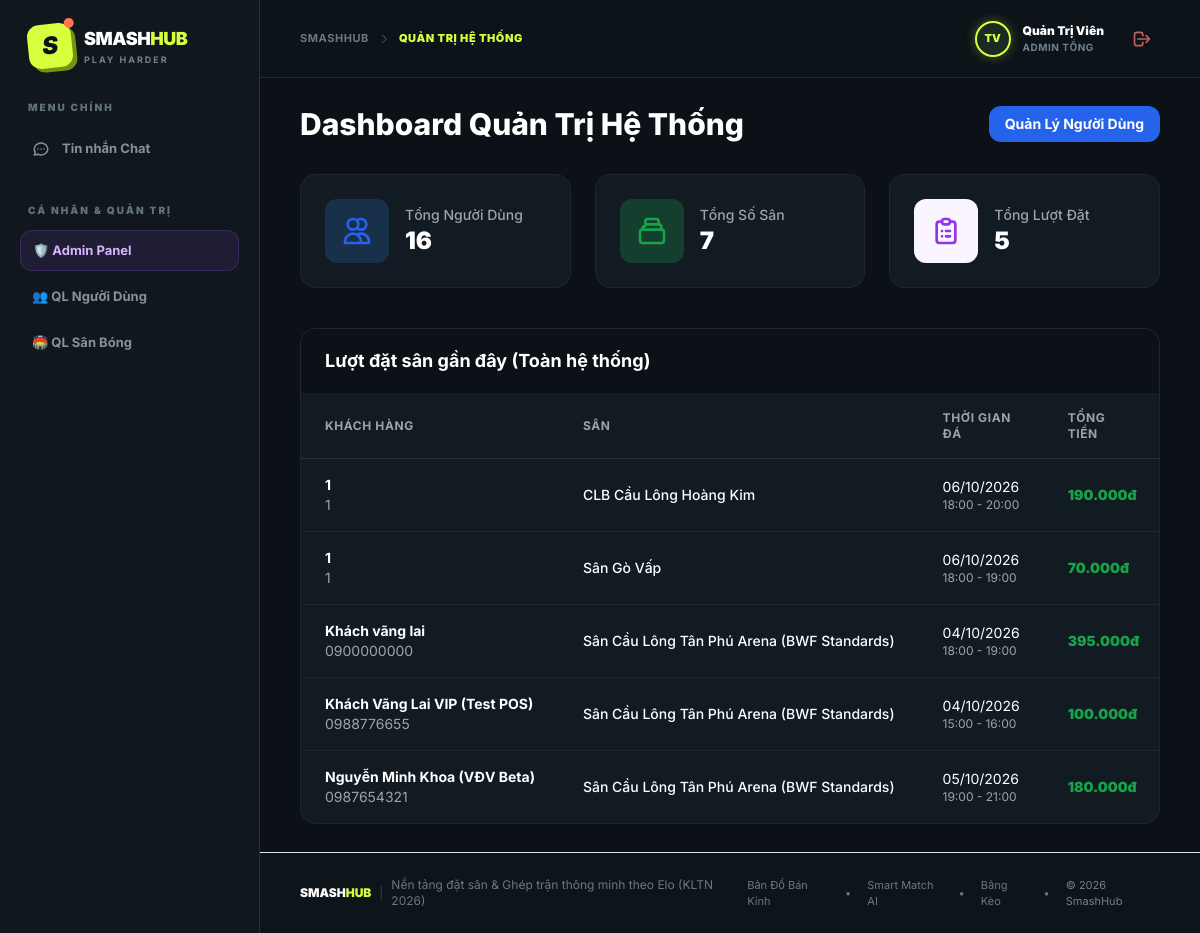
The page /index.php?action=admin_dashboard (signed in) on the database its author committed.
### tables this page shows
CREATE TABLE `bookings` (
  `id` int NOT NULL AUTO_INCREMENT,
  `pitch_id` int NOT NULL,
  `user_id` int DEFAULT NULL,
  `customer_name` varchar(255) NOT NULL,
  `customer_phone` varchar(20) NOT NULL,
  `booking_date` date NOT NULL,
  `start_time` time NOT NULL,
  `end_time` time NOT NULL,
  `total_price` decimal(10,2) NOT NULL,
  `payment_method` varchar(50) DEFAULT 'cash',
  `payment_status` enum('unpaid','deposited','paid') DEFAULT 'unpaid',
  `services_note` text,
  `checkin_code` varchar(20) DEFAULT NULL,
  `status` enum('pending','confirmed','cancelled','completed') DEFAULT 'pending',
  `created_at` timestamp NOT NULL DEFAULT CURRENT_TIMESTAMP,
  `booking_type` enum('online_app','walk_in','fixed_monthly') DEFAULT 'online_app',
  `created_by_user_id` int DEFAULT NULL,
  PRIMARY KEY (`id`),
  KEY `pitch_id` (`pitch_id`),
  KEY `user_id` (`user_id`)
);

CREATE TABLE `pitches` (
  `id` int NOT NULL AUTO_INCREMENT,
  `owner_id` int DEFAULT NULL,
  `name` varchar(255) NOT NULL,
  `location` varchar(255) NOT NULL DEFAULT '',
  `district` varchar(100) DEFAULT '',
  `city` varchar(100) DEFAULT 'TP.HCM',
  `latitude` decimal(10,8) DEFAULT 10.80000000 COMMENT 'Tọa độ vĩ độ GPS',
  `longitude` decimal(11,8) DEFAULT 106.70000000 COMMENT 'Tọa độ kinh độ GPS',
  `type` varchar(50) NOT NULL COMMENT 'Thảm PVC Tiêu Chuẩn BWF, Thảm PVC Yonex, Sân Gỗ Thi Đấu, Thảm Alite',
  `quantity` int NOT NULL DEFAULT 1 COMMENT 'Số lượng sân con trong cụm',
  `price_per_hour` decimal(10,2) NOT NULL,
  `image_url` varchar(255) DEFAULT NULL,
  `description` text,
  `status` enum('active','locked') DEFAULT 'active',
  PRIMARY KEY (`id`)
);

### controllers/AdminController.php (called while the page is built, shortened)
<?php
class AdminController {
    public function dashboard() {
        $database = new Database();
        $db = $database->getConnection();
        $stmt_users = $db->query("SELECT COUNT(*) FROM users");
        $total_users = $stmt_users->fetchColumn();
        $stmt_pitches = $db->query("SELECT COUNT(*) FROM pitches");
        $total_pitches = $stmt_pitches->fetchColumn();
        $stmt_bookings = $db->query("SELECT COUNT(*) FROM bookings");
        $total_bookings = $stmt_bookings->fetchColumn();
        $booking = new Booking($db);
        $stmt_latest = $booking->readAll();
        $bookings = $stmt_latest->fetchAll(PDO::FETCH_ASSOC);
        require_once 'views/layout.php';
    }
}
?>

### models/Booking.php (called while the page is built, shortened)
<?php
class Booking {
    private $conn;
    private $table_name = "bookings";
    public function __construct($db) {
        $this->conn = $db;
        $this->ensureSchema();
    }
    private function ensureSchema() {
        try {
            $cols = $this->conn->query("SHOW COLUMNS FROM " . $this->table_name)->fetchAll(PDO::FETCH_COLUMN);
            if (!in_array('court_number', $cols)) {
                $this->conn->exec("ALTER TABLE " . $this->table_name . " ADD COLUMN court_number INT DEFAULT 1 AFTER pitch_id");
            }
        } catch (Exception $e) {}
    }
    public function readAll() {
        $query = "SELECT b.*, p.name as pitch_name
                  FROM " . $this->table_name . " b
                  LEFT JOIN pitches p ON b.pitch_id = p.id
                  ORDER BY b.created_at DESC";
        $stmt = $this->conn->prepare($query);
        $stmt->execute();
        return $stmt;
    }
}
?>

### views/admin/dashboard.php (the view, shortened to what this page needs)
<div class="max-w-7xl mx-auto">
    <div class="mb-8 flex items-center justify-between">
        <h1 class="text-3xl font-extrabold text-white">Dashboard Quản Trị Hệ Thống</h1>
        <div class="flex space-x-3">
            <a href="index.php?action=admin_users" class="bg-blue-600 hover:bg-blue-700 text-white px-4 py-2 rounded-xl text-sm font-bold shadow-none transition-colors">Quản Lý Người Dùng</a>
        </div>
    </div>
    <div class="grid grid-cols-1 md:grid-cols-3 gap-6 mb-10">
        <div class="bg-[#121b21] rounded-2xl p-6 shadow-none border border-white/5 flex items-center">
            <div class="p-4 rounded-xl bg-blue-500/20 text-blue-600 mr-4">
                <svg class="w-8 h-8" fill="none" stroke="currentColor" viewBox="0 0 24 24"><path stroke-linecap="round" stroke-linejoin="round" stroke-width="2" d="M12 4.354a4 4 0 110 5.292M15 21H3v-1a6 6 0 0112 0v1zm0 0h6v-1a6 6 0 00-9-5.197M13 7a4 4 0 11-8 0 4 4 0 018 0z"></path></svg>
            </div>
            <div>
                <p class="text-sm text-white/60 font-medium">Tổng Người Dùng</p>
                <p class="text-2xl font-black text-white"><?php echo number_format($total_users); ?></p>
            </div>
        </div>
        <div class="bg-[#121b21] rounded-2xl p-6 shadow-none border border-white/5 flex items-center">
            <div class="p-4 rounded-xl bg-green-500/20 text-green-600 mr-4">
                <svg class="w-8 h-8" fill="none" stroke="currentColor" viewBox="0 0 24 24"><path stroke-linecap="round" stroke-linejoin="round" stroke-width="2" d="M19 11H5m14 0a2 2 0 012 2v6a2 2 0 01-2 2H5a2 2 0 01-2-2v-6a2 2 0 012-2m14 0V9a2 2 0 00-2-2M5 11V9a2 2 0 002-2m0 0V5a2 2 0 012-2h6a2 2 0 012 2v2M7 7h10"></path></svg>
            </div>
            <div>
                <p class="text-sm text-white/60 font-medium">Tổng Số Sân</p>
                <p class="text-2xl font-black text-white"><?php echo number_format($total_pitches); ?></p>
            </div>
        </div>
        <div class="bg-[#121b21] rounded-2xl p-6 shadow-none border border-white/5 flex items-center">
            <div class="p-4 rounded-xl bg-purple-50 text-purple-600 mr-4">
            </div>
            <div>
                <p class="text-sm text-white/60 font-medium">Tổng Lượt Đặt</p>
                <p class="text-2xl font-black text-white"><?php echo number_format($total_bookings); ?></p>
            </div>
        </div>
    </div>
    <div class="bg-[#121b21] rounded-2xl shadow-none border border-white/5 overflow-hidden">
        <div class="px-6 py-5 border-b border-white/5 bg-[#0b1116]">
            <h3 class="text-lg leading-6 font-bold text-white">Lượt đặt sân gần đây (Toàn hệ thống)</h3>
        </div>
        <div class="overflow-x-auto">
            <table class="min-w-full divide-y divide-white/10">
                <thead class="bg-[#121b21]">
                    <tr>
                        <th class="px-6 py-4 text-left text-xs font-bold text-white/60 uppercase tracking-wider">Khách Hàng</th>
                        <th class="px-6 py-4 text-left text-xs font-bold text-white/60 uppercase tracking-wider">Sân</th>
                        <th class="px-6 py-4 text-left text-xs font-bold text-white/60 uppercase tracking-wider">Thời Gian Đá</th>
                        <th class="px-6 py-4 text-left text-xs font-bold text-white/60 uppercase tracking-wider">Tổng Tiền</th>
                    </tr>
                </thead>
                <tbody class="bg-[#121b21] divide-y divide-white/5">
                    <?php if(count($bookings) > 0): ?>
                        <?php foreach($bookings as $b): ?>
                        <tr class="hover:bg-[#0b1116] transition-colors">
                            <td class="px-6 py-4 whitespace-nowrap">
                                <div class="text-sm font-bold text-white"><?php echo htmlspecialchars($b['customer_name']); ?></div>
                                <div class="text-sm text-white/60"><?php echo htmlspecialchars($b['customer_phone']); ?></div>
                            </td>
                            <td class="px-6 py-4 whitespace-nowrap">
                                <div class="text-sm font-medium text-white"><?php echo htmlspecialchars($b['pitch_name']); ?></div>
                            </td>
                            <td class="px-6 py-4 whitespace-nowrap">
                                <div class="text-sm text-white"><?php echo date('d/m/Y', strtotime($b['booking_date'])); ?></div>
                                <div class="text-xs text-white/60"><?php echo substr($b['start_time'],0,5); ?> - <?php echo substr($b['end_time'],0,5); ?></div>
                            </td>
                            <td class="px-6 py-4 whitespace-nowrap text-sm font-black text-green-600">
                                <?php echo number_format($b['total_price'], 0, ',', '.'); ?>đ
                            </td>
                        </tr>
                        <?php endforeach; ?>
                    <?php else: ?>
                        <tr><td colspan="5" class="px-6 py-8 text-center text-white/60">Chưa có lượt đặt sân nào.</td></tr>
                    <?php endif; ?>
                </tbody>
            </table>
        </div>
    </div>
</div>

### views/layout.php (style rules this page uses)
body { font-family: 'Inter', -apple-system, BlinkMacSystemFont, "Segoe UI", Roboto, sans-serif; background-color: #0b1116; color: #ffffff; }

### rows shown on the page
bookings: customer_name "1", customer_phone "1", pitch.name "CLB Cầu Lông Hoàng Kim", booking_date "06/10/2026", start_time "18:00", end_time "20:00", total_price "190.000"
bookings: customer_name "1", customer_phone "1", pitch.name "Sân Gò Vấp", booking_date "06/10/2026", start_time "18:00", end_time "19:00", total_price "70.000"
bookings: customer_name "Khách vãng lai", customer_phone "0900000000", pitch.name "Sân Cầu Lông Tân Phú Arena (BWF Standards)", booking_date "04/10/2026", start_time "18:00", end_time "19:00", total_price "395.000"
bookings: customer_name "Khách Vãng Lai VIP (Test POS)", customer_phone "0988776655", pitch.name "Sân Cầu Lông Tân Phú Arena (BWF Standards)", booking_date "04/10/2026", start_time "15:00", end_time "16:00", total_price "100.000"
bookings: customer_name "Nguyễn Minh Khoa (VĐV Beta)", customer_phone "0987654321", pitch.name "Sân Cầu Lông Tân Phú Arena (BWF Standards)", booking_date "05/10/2026", start_time "19:00", end_time "21:00", total_price "180.000"

### other values the page prints
$page_title "QUẢN TRỊ HỆ THỐNG"
$user_initials "TV"
$clean_user_name "Quản Trị Viên"
$user_badge_text "ADMIN TỔNG"
$total_users "16"
$total_pitches "7"
$total_bookings "5"
